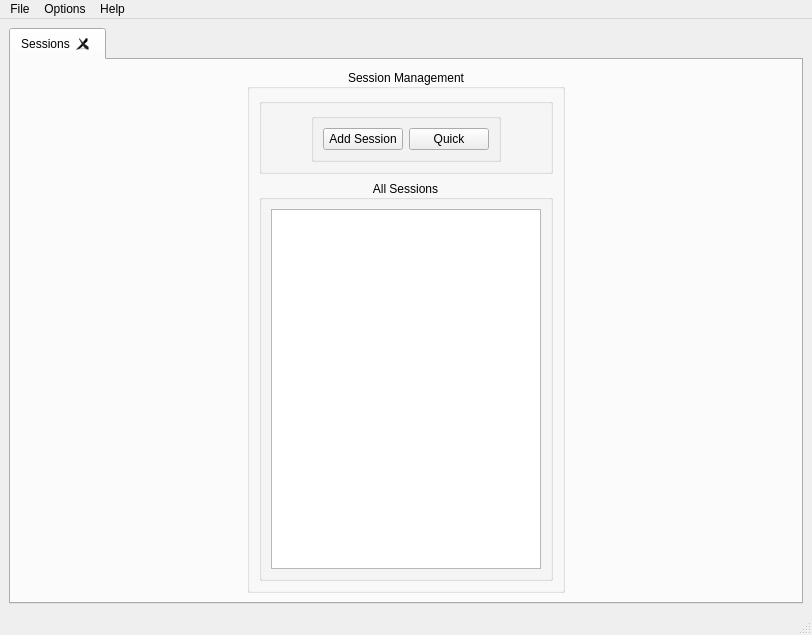
<?xml version="1.0" encoding="UTF-8"?>
<ui version="4.0">
 <class>MainWindow</class>
 <widget class="QMainWindow" name="MainWindow">
  <property name="geometry">
   <rect>
    <x>0</x>
    <y>0</y>
    <width>812</width>
    <height>635</height>
   </rect>
  </property>
  <property name="windowTitle">
   <string>MainWindow</string>
  </property>
  <widget class="QWidget" name="centralwidget">
   <layout class="QVBoxLayout" name="verticalLayout_2">
    <item>
     <layout class="QVBoxLayout" name="verticalLayout">
      <property name="sizeConstraint">
       <enum>QLayout::SetNoConstraint</enum>
      </property>
      <item>
       <widget class="QTabWidget" name="tabWidget_Main">
        <property name="currentIndex">
         <number>0</number>
        </property>
        <property name="tabsClosable">
         <bool>true</bool>
        </property>
        <widget class="QWidget" name="tab_Sessions">
         <attribute name="title">
          <string>Sessions</string>
         </attribute>
         <layout class="QHBoxLayout" name="horizontalLayout_3">
          <item>
           <spacer name="horizontalSpacer_3">
            <property name="orientation">
             <enum>Qt::Horizontal</enum>
            </property>
            <property name="sizeHint" stdset="0">
             <size>
              <width>40</width>
              <height>20</height>
             </size>
            </property>
           </spacer>
          </item>
          <item>
           <widget class="QGroupBox" name="groupBox">
            <property name="title">
             <string>Session Management</string>
            </property>
            <property name="alignment">
             <set>Qt::AlignCenter</set>
            </property>
            <layout class="QVBoxLayout" name="verticalLayout_3">
             <item>
              <widget class="QGroupBox" name="groupBox_2">
               <property name="title">
                <string/>
               </property>
               <property name="flat">
                <bool>false</bool>
               </property>
               <layout class="QHBoxLayout" name="horizontalLayout_2">
                <item>
                 <spacer name="horizontalSpacer">
                  <property name="orientation">
                   <enum>Qt::Horizontal</enum>
                  </property>
                  <property name="sizeHint" stdset="0">
                   <size>
                    <width>40</width>
                    <height>20</height>
                   </size>
                  </property>
                 </spacer>
                </item>
                <item>
                 <widget class="QGroupBox" name="groupBox_3">
                  <property name="title">
                   <string/>
                  </property>
                  <layout class="QHBoxLayout" name="horizontalLayout">
                   <item>
                    <widget class="QPushButton" name="btn_addsess">
                     <property name="text">
                      <string>Add Session</string>
                     </property>
                    </widget>
                   </item>
                   <item>
                    <widget class="QPushButton" name="btn_quicksess">
                     <property name="text">
                      <string>Quick</string>
                     </property>
                    </widget>
                   </item>
                  </layout>
                 </widget>
                </item>
                <item>
                 <spacer name="horizontalSpacer_2">
                  <property name="orientation">
                   <enum>Qt::Horizontal</enum>
                  </property>
                  <property name="sizeHint" stdset="0">
                   <size>
                    <width>40</width>
                    <height>20</height>
                   </size>
                  </property>
                 </spacer>
                </item>
               </layout>
              </widget>
             </item>
             <item>
              <widget class="QGroupBox" name="groupBox_4">
               <property name="title">
                <string>All Sessions</string>
               </property>
               <property name="alignment">
                <set>Qt::AlignCenter</set>
               </property>
               <property name="flat">
                <bool>true</bool>
               </property>
               <property name="checkable">
                <bool>false</bool>
               </property>
               <layout class="QHBoxLayout" name="horizontalLayout_4">
                <item>
                 <widget class="QListView" name="listView_sessions">
                  <property name="editTriggers">
                   <set>QAbstractItemView::NoEditTriggers</set>
                  </property>
                 </widget>
                </item>
               </layout>
              </widget>
             </item>
            </layout>
           </widget>
          </item>
          <item>
           <spacer name="horizontalSpacer_4">
            <property name="orientation">
             <enum>Qt::Horizontal</enum>
            </property>
            <property name="sizeHint" stdset="0">
             <size>
              <width>40</width>
              <height>20</height>
             </size>
            </property>
           </spacer>
          </item>
         </layout>
        </widget>
       </widget>
      </item>
     </layout>
    </item>
   </layout>
  </widget>
  <widget class="QMenuBar" name="menubar">
   <property name="geometry">
    <rect>
     <x>0</x>
     <y>0</y>
     <width>812</width>
     <height>21</height>
    </rect>
   </property>
   <widget class="QMenu" name="menuFile">
    <property name="title">
     <string>File</string>
    </property>
   </widget>
   <widget class="QMenu" name="menuOptions">
    <property name="title">
     <string>Options</string>
    </property>
   </widget>
   <widget class="QMenu" name="menuHelp">
    <property name="title">
     <string>Help</string>
    </property>
   </widget>
   <addaction name="menuFile"/>
   <addaction name="menuOptions"/>
   <addaction name="menuHelp"/>
  </widget>
  <widget class="QStatusBar" name="statusbar"/>
 </widget>
 <resources/>
 <connections/>
</ui>
